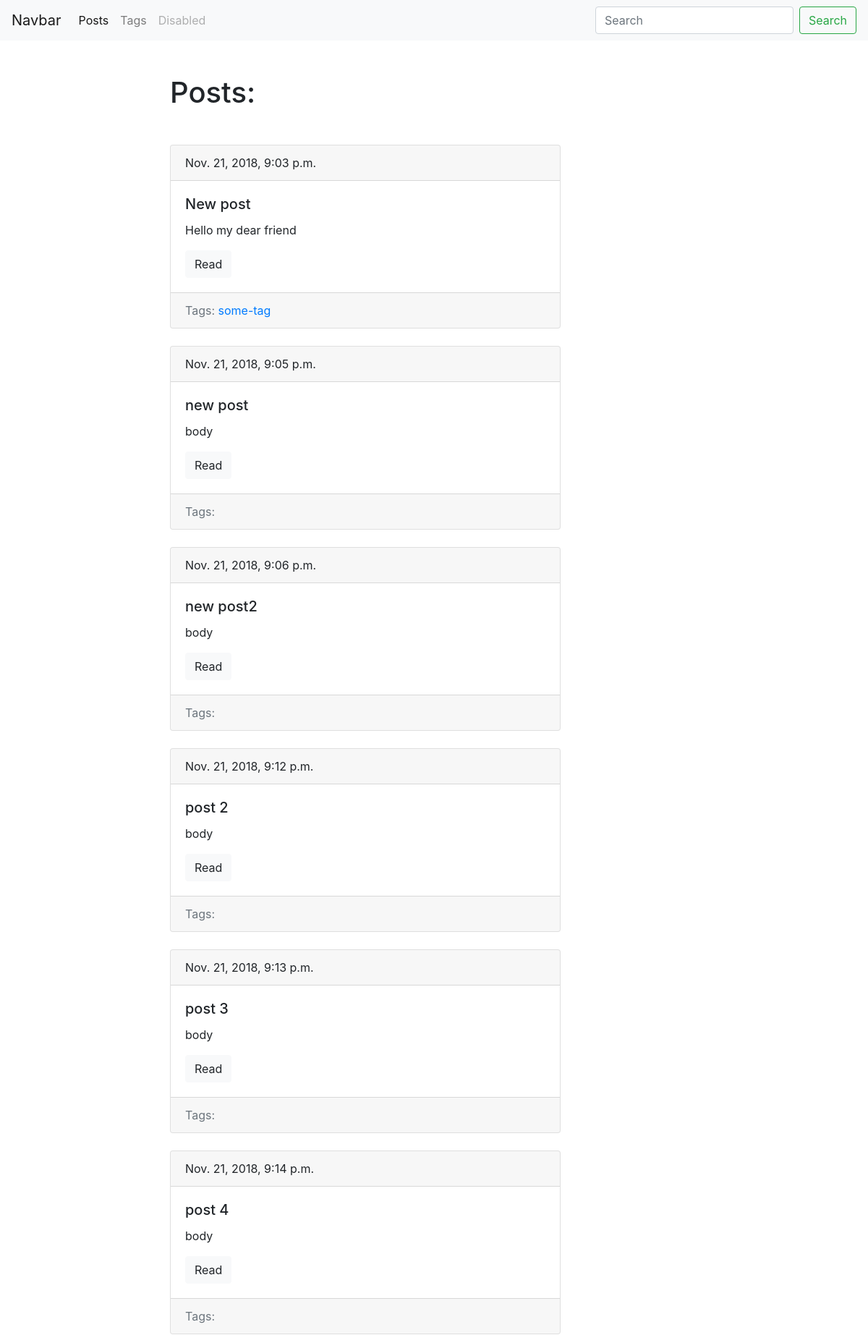
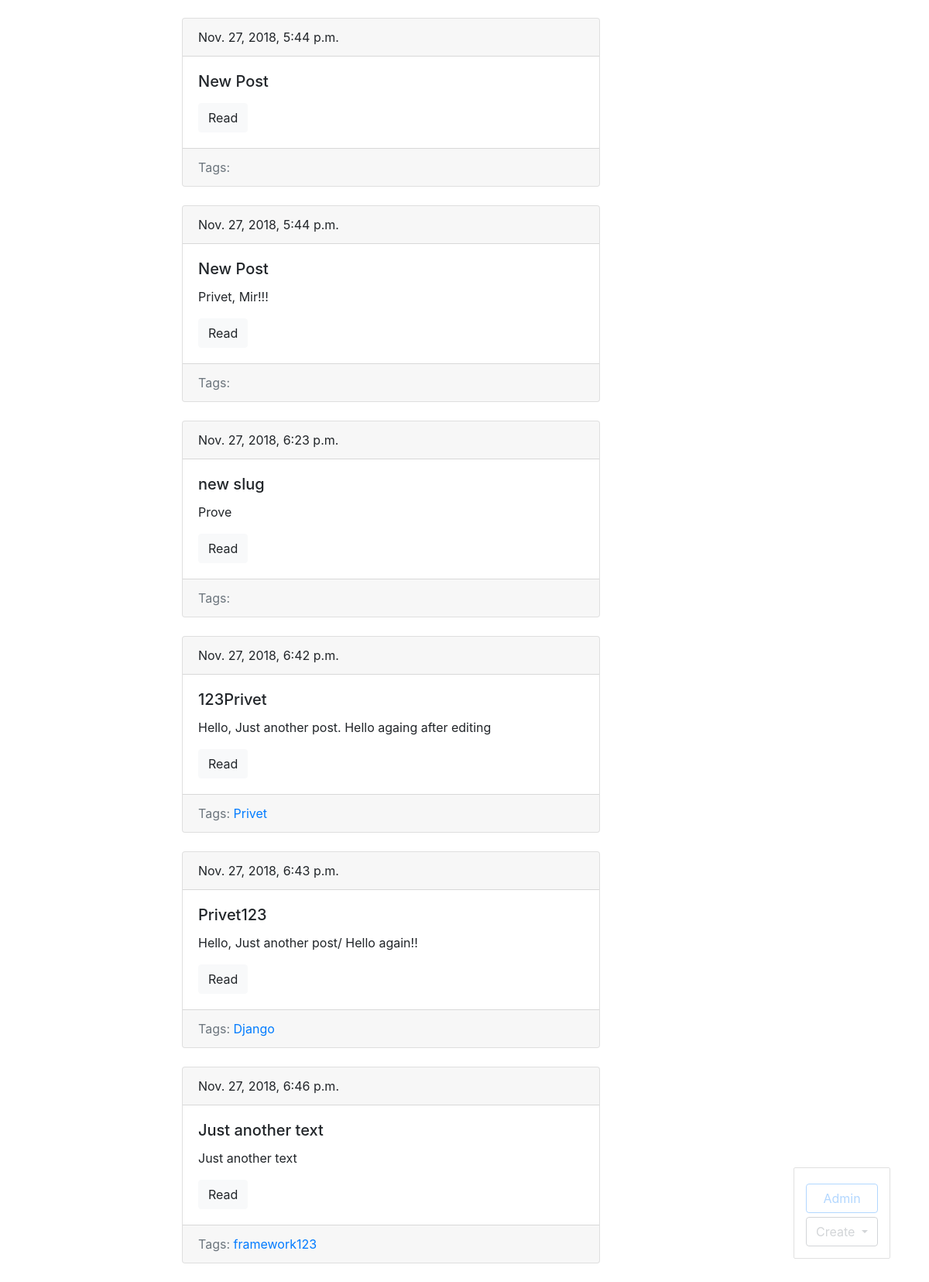
The page /blog/ on the database as committed earlier (2 pictures, top to bottom).
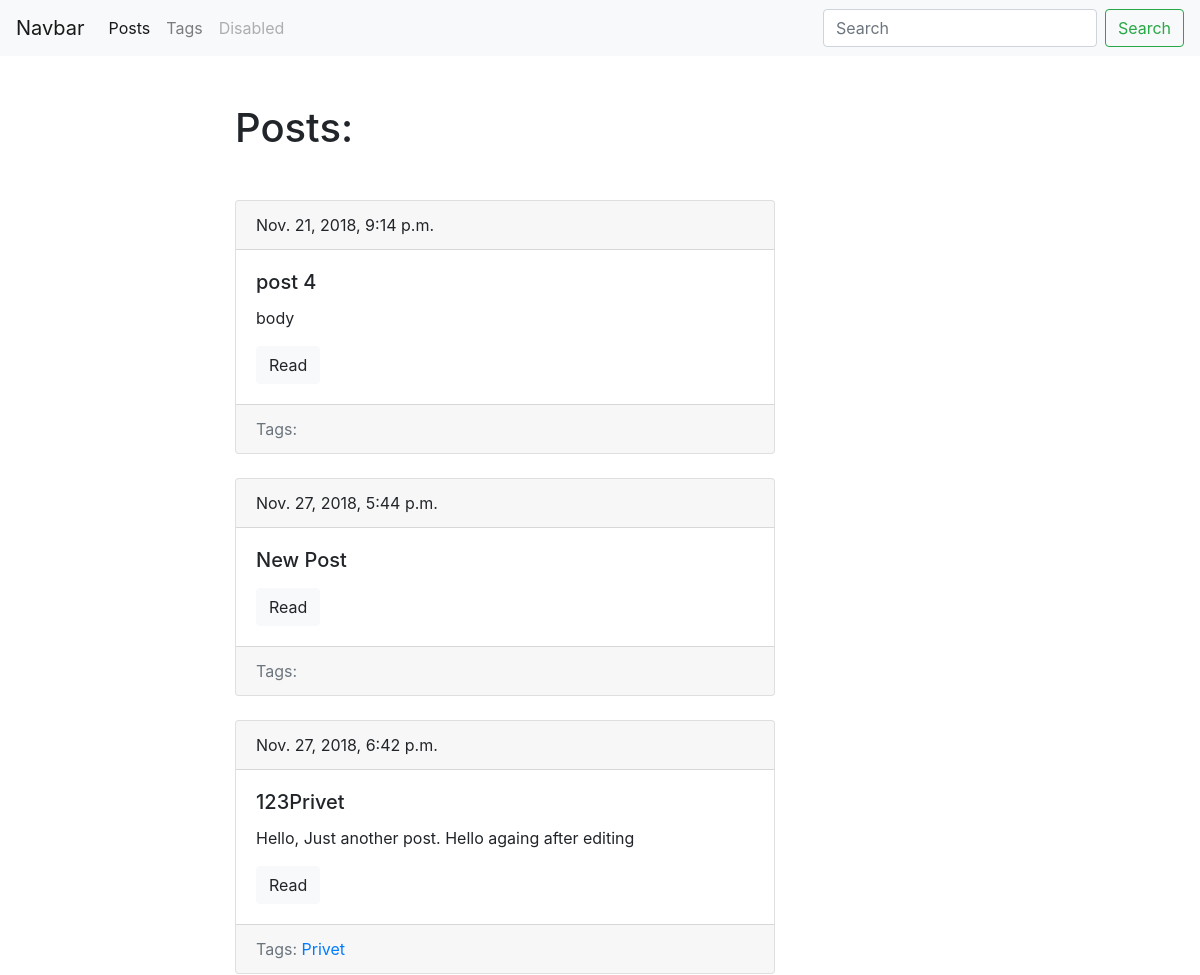
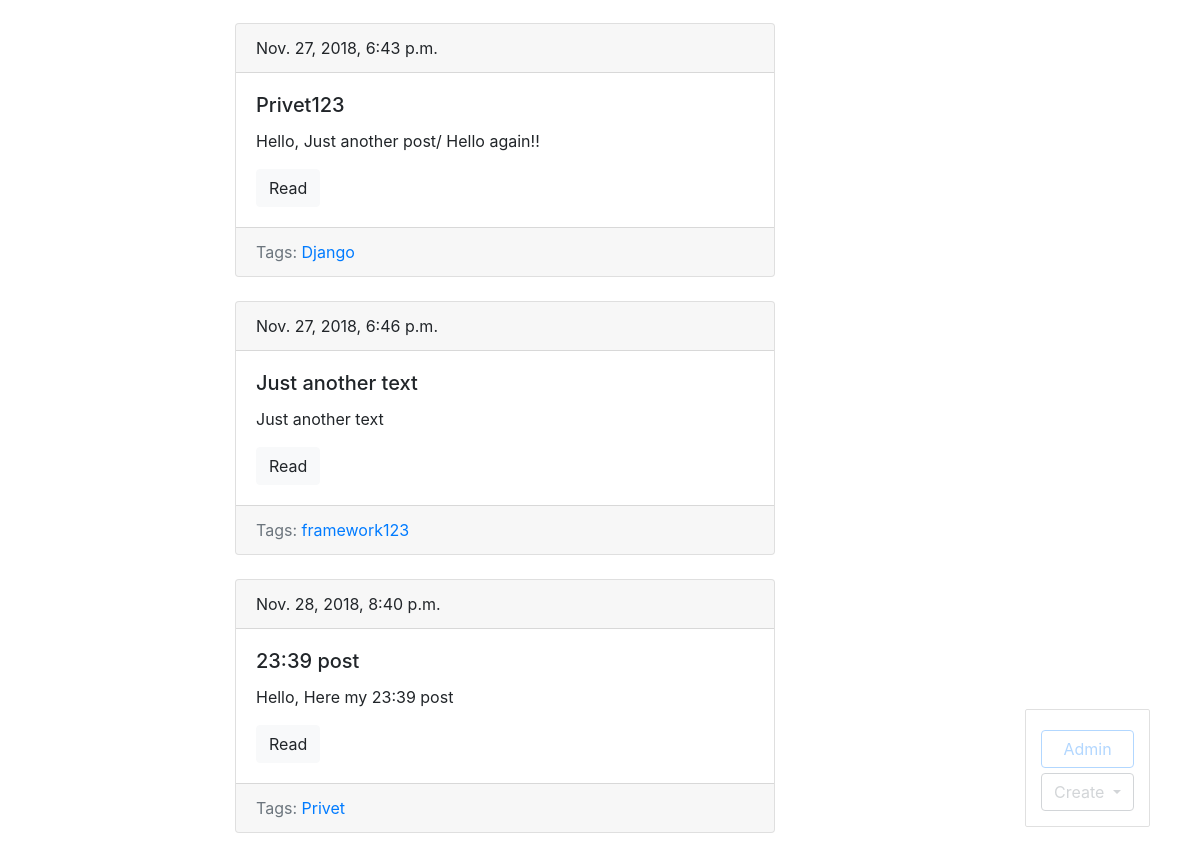
The same page on the database as committed later (2 pictures, top to bottom).
### blog/models.py (models this page shows, shortened)
class Post(models.Model):
    title = models.CharField(max_length=150, db_index=True)
    slug = models.SlugField(max_length=150, blank=True, unique=True)
    body = models.TextField(blank=True, db_index=True)
    date_pub = models.DateTimeField(auto_now_add=True)
    tags = models.ManyToManyField("Tag", blank=True, related_name="posts")
    def get_absolute_url(self):
        return reverse('post_detail_url', kwargs={'slug': self.slug})

class Tag(models.Model):
    title = models.CharField(max_length=50)
    slug = models.SlugField(max_length=50, unique=True)
    def get_absolute_url(self):
        return reverse('tag_detail_url', kwargs={'slug': self.slug})

### blog/views.py (the view)
# urls.py: path('', posts_list, name='posts_list_url'),
def posts_list(request):
    posts = Post.objects.all()
    return render(request, 'blog/index.html', context={'posts': posts})

### blog/templates/blog/index.html (shortened to what this page needs)
{% extends 'blog/base_blog.html' %}
{% block content %}
    <h1 class="mb-5">Posts:</h1>
    {% for post in posts %}
        {% include "blog/includes/post_card_template.html" %}
    {% endfor %}
{% endblock %}

### blog/templates/blog/includes/post_card_template.html
<div class="card mb-4">
            <div class="card-header">
                {{ post.date_pub }}
            </div>
            <div class="card-body">
                <h5 class="card-title">{{ post.title }}</h5>
                <p class="card-text">{{ post.body|truncatewords:15 }}</p>
                <a href="{{ post.get_absolute_url }}" class="btn btn-light">Read</a>
            </div>
            <div class="card-footer text-muted">
                Tags:
                {% for tag in post.tags.all %}
                    <a href="{{ tag.get_absolute_url }}">{{ tag.title }}</a>
                {% endfor %}
            </div>
        </div>

Rows that differ between the two databases and show on the page:
removed Post: date_pub "Nov. 21, 2018, 9:03 p.m.", title "New post", body "Hello my dear friend"
no longer on this page (row unchanged): Tag: title "some-tag", shown under "Nov. 21, 2018, 9:03 p.m."
removed Post: date_pub "Nov. 21, 2018, 9:05 p.m.", title "new post", body "body"
removed Post: date_pub "Nov. 21, 2018, 9:06 p.m.", title "new post2", body "body"
removed Post: date_pub "Nov. 21, 2018, 9:12 p.m.", title "post 2", body "body"
removed Post: date_pub "Nov. 21, 2018, 9:13 p.m.", title "post 3", body "body"
removed Post: date_pub "Nov. 27, 2018, 5:44 p.m.", title "New Post", body "Privet, Mir!!!"
removed Post: date_pub "Nov. 27, 2018, 6:23 p.m.", title "new slug", body "Prove"
added Post: date_pub "Nov. 28, 2018, 8:40 p.m.", title "23:39 post", body "Hello, Here my 23:39 post", Tag (title "Privet")
